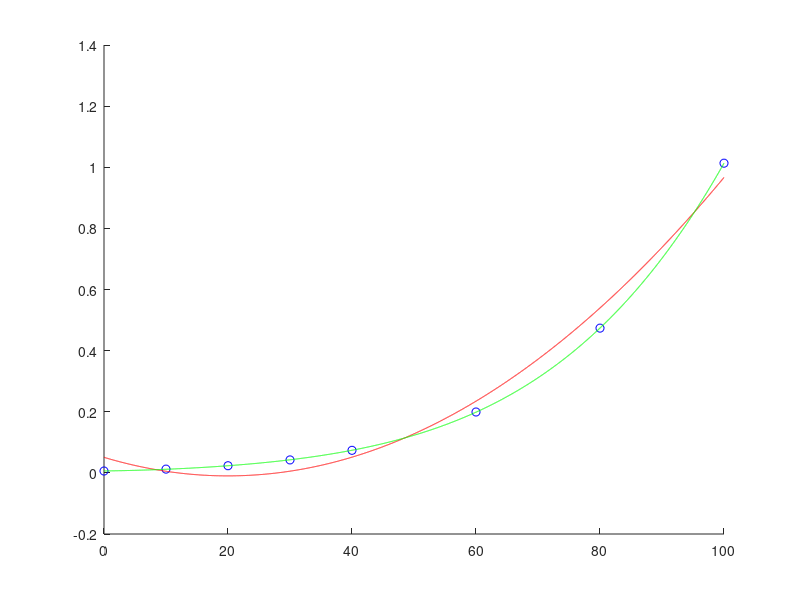

This chart was generated by the following MATLAB code:
t = [0, 10, 20, 30, 40, 60, 80, 100];
p = [0.0061, 0.0123, 0.0234, 0.0424, 0.0738, 0.1992, 0.4736, 1.0133];

p1 = polyfit(t, p, 2);
p2 = polyfit(t, p, 4);

disp(p1);
disp(p2);

v1 = polyval(p1, 45)
v2 = polyval(p2, 45)

actual = 0.095848;

error1 = abs(actual - v1)
error2 = abs(actual - v2)

hold on
range = [0:0.01:100];

plot(t, p, 'bo');
plot(range, polyval(p1, range), 'r-');
plot(range, polyval(p2, range), 'g-');